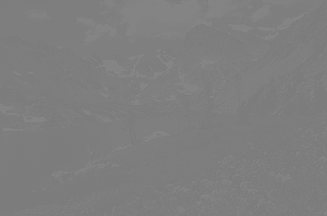
//> input picture aula11_/aula11/input.png, 327 x 216 px
$ ./OpenCV_ex_01 input.png   (built with g++ and OpenCV 4)
//> lines starting //> are read from the running program, lines starting //| are printed output that depends on the picture; after the words box and inside, x2 and y2 are one past the last pixel; in counts of white or black regions, pixels touching at a corner belong together
/*
 * OpenCV_ex_01.cpp
 *
 * Simple example - Opening and displaying an image
 *
 * J. Madeira - Nov 2012 + Nov 2017
 */


// Visual Studio ONLY - Allowing for pre-compiled header files

// This has to be the first #include

// Remove it, if you are not using Windows and Visual Studio


// The remaining #includes

#include <iostream>

// Basic OpenCV functionalities

#include "opencv2/core/core.hpp"

#include "opencv2/highgui/highgui.hpp"

#include "opencv2/imgproc/imgproc.hpp"

// If you want to "simplify" code writing, you might want to use:

// using namespace cv;

// using namespace std;
using namespace cv;

int main( int argc, char** argv )
{
    // To store an image

	Mat image;
	Mat Binary;
	Mat BinaryInv;
	Mat Trunc;
	Mat ToZero;
	Mat ToZeroInv;
	// Read an image from file

	// Note the flag : IMREAD_UNCHANGED

	// Question : which other flags can be used ?

	image = imread( argv[1], IMREAD_UNCHANGED );
//> image is the input picture: 216 rows x 327 cols, CV_8UC1; min 123, max 133, mean 126.3

	if( image.empty() )
	{
	    // NOT SUCCESSFUL : the data attribute is empty

	    std::cout << "Image file could not be open !!" << std::endl;

	    return -1;
	}

	// Create a window to display the image

    // WINDOW_AUTOSIZE : image size determines window size

	// Question : can the window be resized by the user ?

	// Question : which other flags can be used ?

	namedWindow( "Display window", WINDOW_AUTOSIZE );
	namedWindow("Binary", WINDOW_AUTOSIZE);
	namedWindow("BinaryInv", WINDOW_AUTOSIZE);
	namedWindow("Trunc", WINDOW_AUTOSIZE);
	namedWindow("ToZero", WINDOW_AUTOSIZE);
	namedWindow("ToZeroInv", WINDOW_AUTOSIZE);

    // Display the image


	threshold(image, Binary, 128, 255, THRESH_BINARY);
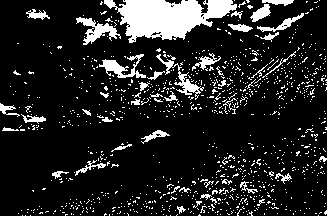
//> Binary: 216 rows x 327 cols, CV_8UC1; 13.9% white; 1030 white regions (986 under 20 px), largest, box (x1, y1, x2, y2) and area: (104, 0, 237, 43) 3330, (76, 17, 121, 45) 481, (99, 54, 146, 78) 426
	threshold(image, BinaryInv, 128, 255, THRESH_BINARY_INV);
	threshold(image, Trunc, 128, 255, THRESH_TRUNC);
	threshold(image, ToZero, 128, 255, THRESH_TOZERO);
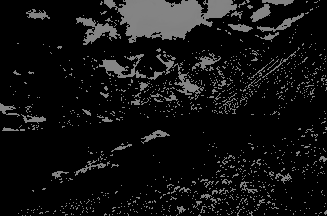
//> ToZero: 216 rows x 327 cols, CV_8UC1; min 0, max 133, mean 18.2
	threshold(image, ToZeroInv, 128, 255, THRESH_TOZERO_INV);
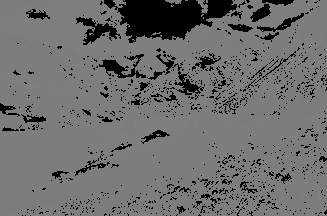
//> ToZeroInv: 216 rows x 327 cols, CV_8UC1; min 0, max 128, mean 108.1


	imshow( "Display window", image );
	imshow("Binary", Binary);
	imshow("BinaryInv", BinaryInv);
	imshow("Trunc", Trunc);
	imshow("ToZero", ToZero);
    imshow("ToZeroInv", ToZeroInv);

    // Wait for a pressed key

    waitKey( 0 );

	// Destroy the window --- Actually not needed in such a simple program

	destroyWindow( "Display window" );

	return 0;
}

$ run again, on aula11_/aula11/DETI.bmp
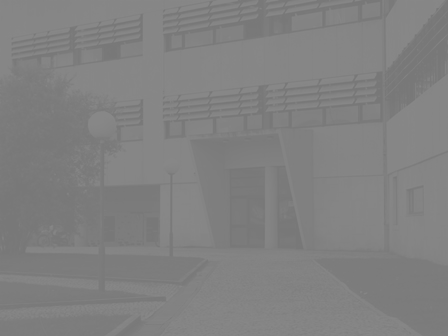
//> input picture aula11_/aula11/DETI.bmp, 448 x 336 px
//> image is the input picture: 336 rows x 448 cols, CV_8UC1; min 120, max 135, mean 128.6
//> `threshold(image, Binary, 128, 255, THRESH_BINARY);`:
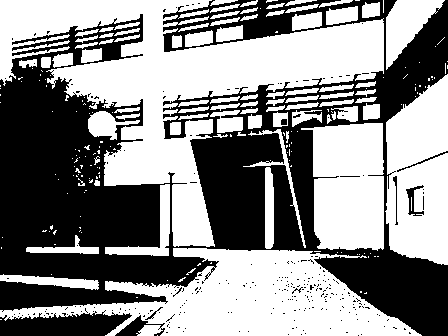
//> Binary: 336 rows x 448 cols, CV_8UC1; 55% white; 266 black regions (256 under 20 px), largest, box (x1, y1, x2, y2) and area: (0, 0, 448, 336) 63997, (0, 310, 132, 336) 2379, (115, 315, 165, 336) 363
//> `threshold(image, ToZeroInv, 128, 255, THRESH_TOZERO_INV);`:
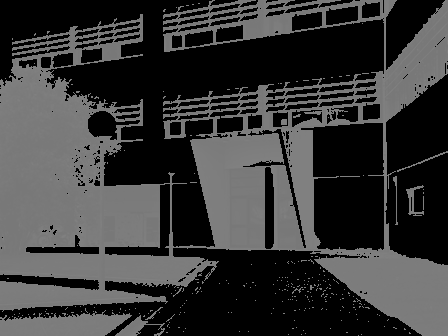
//> ToZeroInv: 336 rows x 448 cols, CV_8UC1; min 0, max 128, mean 55.7
